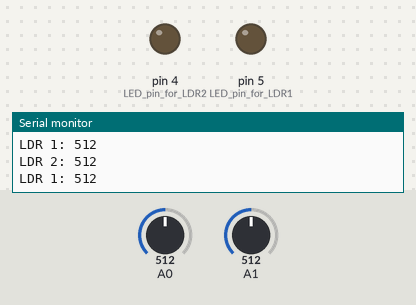
Bench run of a sketch on a simulated Arduino Uno, built with avr-gcc and run on an emulated ATmega328P. On the bench: output pins drawn as LEDs (lit = HIGH), the last lines printed to the serial monitor. The test bench sets the inputs (shaded band); at power-on: A1 = 512, A0 = 512.

Above: at 3.3 s.
3.4 s: A1 set to 109
4.9 s: A1 set to 88
At 5.6 s:
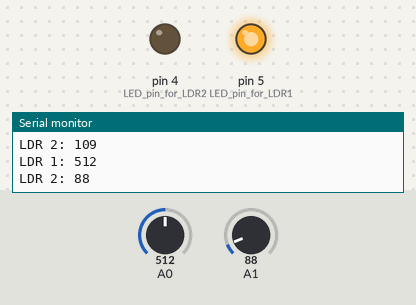
8.1 s: A1 set to 110
At 9.8 s:
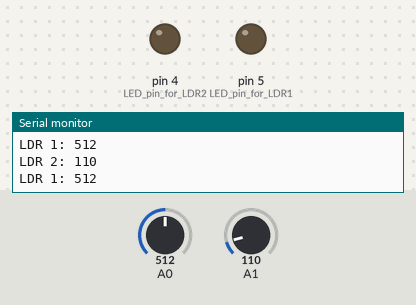
10.5 s: A1 set to 90
At 13.8 s:
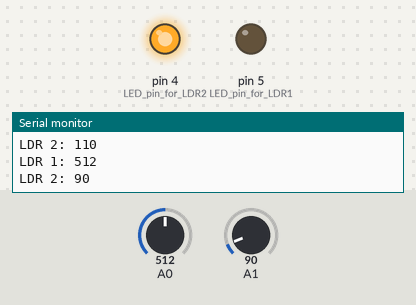
Timing chart, 0 to 14.7 s (numbered marks = the images above; inputs shaded):
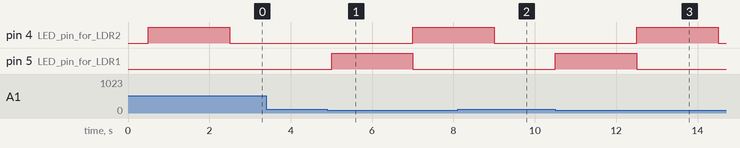

The sketch:

LDR_Controlled_Solar_Tracker.ino
```cpp
/*
Author: Vikrant_Gupta
Email: vikrantgupta95@gmail.com
LinkedIn: https://www.linkedin.com/in/vikrantgupta95/
GitHub: https://github.com/vikrantgupta95

Description: This code reads data from two LDR sensors and controls LEDs based on the sensor readings.
It monitors the light intensity detected by each LDR and triggers LED outputs accordingly.
If LDR1 detects low light intensity, it turns on LED connected to pin 5. If LDR2 detects low light intensity,
it turns on LED connected to pin 4.

  Last Updated: [18-04-2024]
*/


// Define the analog pins connected to the LDRs
int ldr1 = A0; // Pin connected to LDR1
int ldr2 = A1; // Pin connected to LDR2

// Variables to track LED states
int a = 0;
int b = 0;
int c = 0;

void setup() {
  // Start serial communication
  Serial.begin(9600);

  // Set LED pins as outputs and ensure LEDs are initially off
  pinMode(4, OUTPUT); // LED pin for LDR2
  digitalWrite(4, LOW);
  pinMode(5, OUTPUT); // LED pin for LDR1
  digitalWrite(5, LOW);

  // Set analog reference to default
  analogReference(DEFAULT);
}

void loop() {
  // Read analog values from LDR sensors and print them to serial monitor
  Serial.print("LDR 1: ");
  int ldrValue1 = analogRead(A0);
  Serial.println(ldrValue1);
  delay(500);
  Serial.print("LDR 2: ");
  int ldrValue2 = analogRead(A1);
  Serial.println(ldrValue2);

  // Control LEDs based on LDR readings
  if (ldrValue2 < 100 && b == 0) {
    // Turn on LED for LDR1 and turn off LED for LDR2
    digitalWrite(5, HIGH);
    digitalWrite(4, LOW);
    delay(2000);
    digitalWrite(4, LOW);
    digitalWrite(5, LOW);
    a = 0;
    b = 1;
    c = 0;
  }
  if (ldrValue1 < 700 && c == 0) {
    // Turn on LED for LDR2 and turn off LED for LDR1
    digitalWrite(4, HIGH);
    digitalWrite(5, LOW);
    delay(2000);
    digitalWrite(4, LOW);
    digitalWrite(5, LOW);
    a = 0;
    b = 0;
    c = 1;
  }
}
```

Measured:
- the behaviour switches between 100 and 99 on A1 (found by bisection; images 0 and 1)
- after the input at 4.9 s, pin 4 (LED_pin_for_LDR2): LOW → HIGH after 2.1 s; pin 5 (LED_pin_for_LDR1): LOW → HIGH after 0.10 s, → LOW 2.0 s later
- after the input at 8.1 s, pin 5 (LED_pin_for_LDR1): stays LOW (without the input it goes to HIGH after 1.4 s)
- after the input at 10.5 s, pin 4 (LED_pin_for_LDR2): LOW → HIGH after 2.0 s, → LOW 2.0 s later; pin 5 (LED_pin_for_LDR1): LOW → HIGH at once, → LOW 2.0 s later
